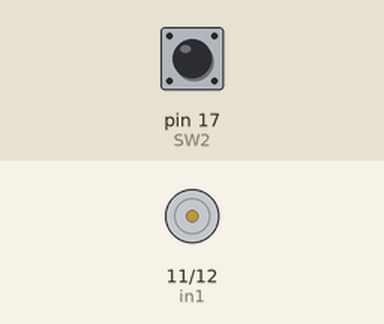
This sketch was run on a simulated Arduino Mega 2560, built with avr-gcc and run on an emulated ATmega2560. On the bench: motor-driver pin pairs drawn as motors (green arrow = first pin HIGH = forward, orange = second pin HIGH = backward, longer = more drive, scaled by the enable pin). Inputs (shaded band) come from the test bench; at power-on: pin 17 (SW2) HIGH.

Above: at 1.2 s.
1.3 s: pin 17 (SW2) pulled LOW for 0.15 s
At 3.0 s:
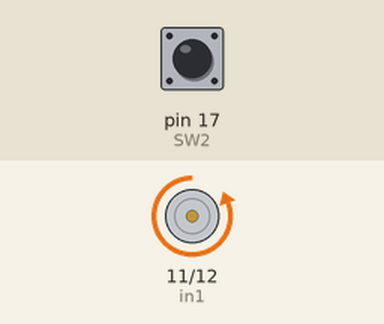
3.3 s: pin 17 (SW2) pulled LOW for 1 s
At 5.2 s:
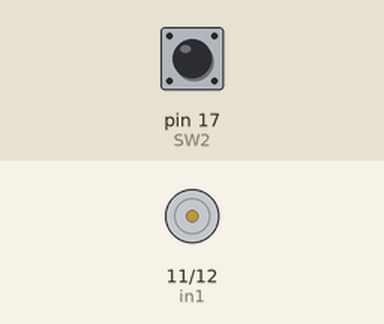
5.8 s: pin 17 (SW2) pulled LOW for 3.2 s
At 7.6 s:
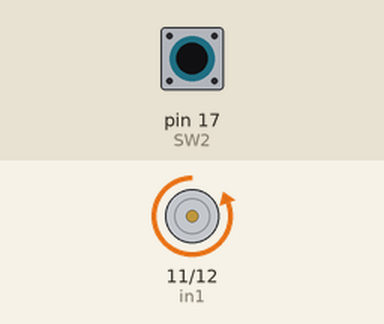
Timing chart, 0 to 9.1 s (numbered marks = the images above; inputs shaded):
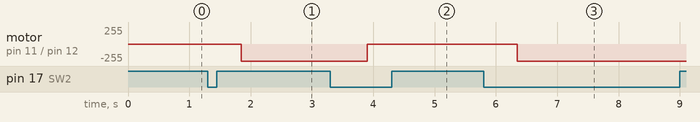

The sketch:

motor.ino
```cpp
// Motor A, TivaC and L298N connections
int enA = 26;   //ENABLE pin (PD3) for Motor A to provide PWM
int in1 = 11;   //IN1 pin (PA2) for Motor A for direction
int in2 = 12;   //IN2 pin (PA3) for Motor A for direction
const int SW2 = 17;   //Pin number for Switch SW2
bool direction = true;  //Flag for clockwise or anti-clockwise direction
bool lastButtonState = HIGH;
void setup() {
  Serial.begin(115200); //Serial initializing for Debugging

  //Specify pinModes for enA, in1 and in2 below
  pinMode(enA, OUTPUT);
  pinMode(in1, OUTPUT);
  pinMode(in2, OUTPUT);
  // Turn off motors - Initial state
  digitalWrite(in1, LOW);
  digitalWrite(in2, LOW);

  //Initialize SW2 Switch as Input
  pinMode(SW2, INPUT_PULLUP);  //State for SW2 with pullUp resistor
}

void loop() {
  // Read the state of the pushbutton
  bool buttonState = digitalRead(SW2);

  // Check if the button state has changed
  if (buttonState != lastButtonState && buttonState == LOW) {
    // Debounce delay
    delay(50);
    // Confirm button press
    if (digitalRead(SW2) == LOW) {
      // Toggle direction flag
      direction = !direction;
    }
    // Additional delay to avoid multiple toggles
    delay(500);
  }

  // Update the last button state
  lastButtonState = buttonState;

  // Set motor direction
  if (direction) {
    digitalWrite(in1, HIGH);
    digitalWrite(in2, LOW);
    analogWrite(enA, 70);  // Speed for clockwise
  } else {
    digitalWrite(in1, LOW);
    digitalWrite(in2, HIGH);
    analogWrite(enA, 255);  // Speed for anti-clockwise
  }

  // Optional: Short delay for stability
  delay(100);}

void changeState() {
  direction = !direction;}

void tenP_Speed() {
    //Generates PWM of 50Hz (20ms total) with Duty Cycle of 10%
//    for (int i=0; i<50; i++){
//      digitalWrite(enA, HIGH);
//      delayMicroseconds(2000); // High for 2ms, Duty Cycle of 10%
//      digitalWrite(enA, LOW);
//      delayMicroseconds(18000); // Off for remaining  18ms
//    analogWrite(enA, 64);
//    delay(100);

//    analogWrite(enA, 128);
//    delay(500);
//    analogWrite(enA, 192);
//    delay(500);
//    analogWrite(enA, 255);
//    delay(500);
//  if (SW2==LOW) {
//    state1();}
//  else {state2();}
}


/*
void changeDirection(){
  //To be used for task03 only
    if(digitalRead(SW2) == 0){
      //toggle between State 1 and State 2
    }
    delay(1000);
}*/
```

Measured:
- after the input at 1.3 s, motor on pin 11 (in1) / pin 12 (in2): stopped → backward 255/255 after 0.55 s
- after the input at 3.3 s, motor on pin 11 (in1) / pin 12 (in2): backward 255/255 → stopped after 0.60 s
- after the input at 5.8 s, motor on pin 11 (in1) / pin 12 (in2): stopped → backward 255/255 after 0.55 s
